Frame 1 (no input): blank canvas, image omitted
Frame 60 (no input): blank canvas, image omitted
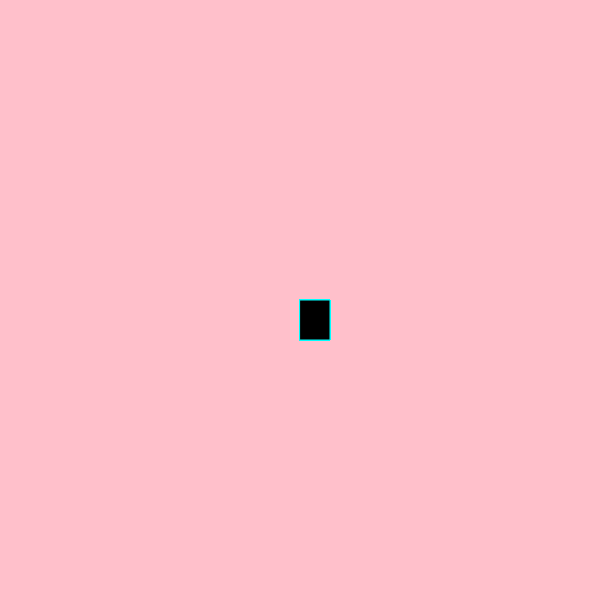
Frame 120 (the mouse pressed at the canvas centre since frame 60)

The p5.js sketch whose frames 1 and 60 were blank and that drew this single picture after the mouse press (run headless with seeded random() and noise() and a simulated clock; from frame 60 on, the mouse is pressed at the canvas centre):

// p5.js sketch
// ── sketch.js
function setup() {
  createCanvas(600, 600);
   background("pink"); 
}

function draw() {
 fill("black")
  stroke("cyan");
  
  if(mouseIsPressed){
 rect(mouseX,mouseY,30, 40);
  }
}
